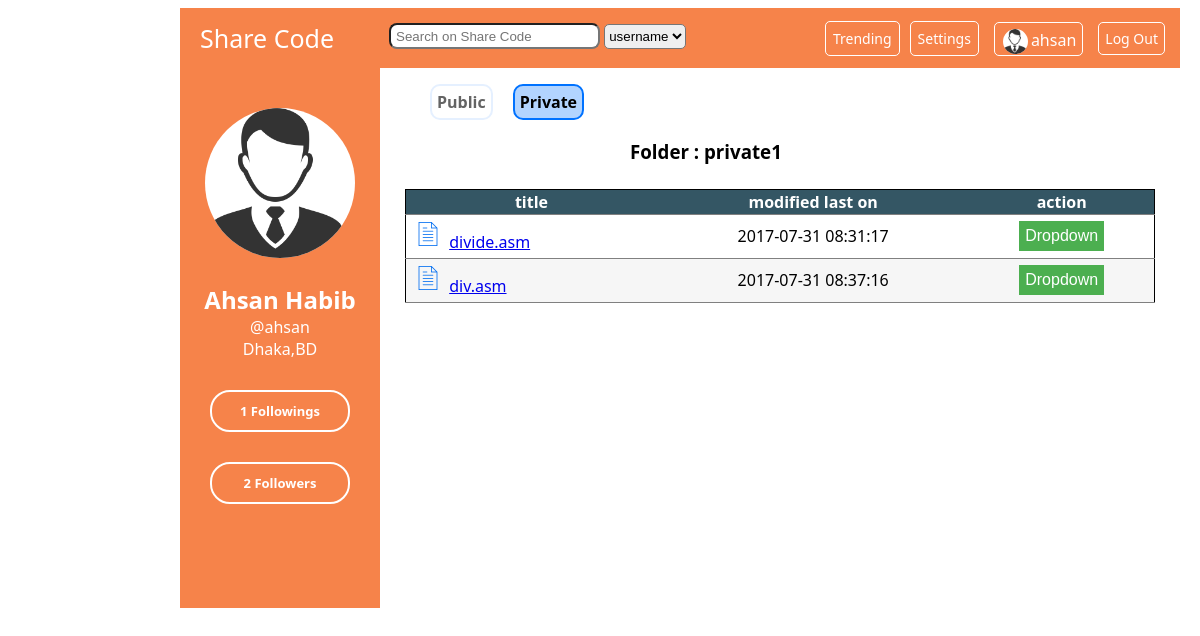
The app's page /private.php?folderid=12 (signed in) with its own data.
### tables this page shows
CREATE TABLE `folders` (
  `folderid` int(10) NOT NULL,
  `foldername` varchar(20) DEFAULT NULL,
  `category` varchar(20) DEFAULT NULL,
  `created` datetime DEFAULT NULL,
  `userid` int(10) DEFAULT NULL
);

CREATE TABLE `files` (
  `fileid` int(10) NOT NULL,
  `filename` varchar(200) DEFAULT NULL,
  `folderid` int(10) DEFAULT NULL,
  `created` datetime DEFAULT NULL,
  `userid` int(10) DEFAULT NULL
);

### private.php (the view, shortened to what this page needs)
<?php session_start();
include_once 'includes/config.php';
$me = $_SESSION['userid'];
$imgsrc = "pp/".$me;
if(!file_exists($imgsrc)){
    $imgsrc = "pp.png";
}
$sql= "SELECT * FROM follows INNER JOIN users ON follows.follower=users.userid WHERE followed=$me ";
$resultfrlist = mysqli_query($conn,$sql);
$numofr = mysqli_num_rows($resultfrlist);
$sql= "SELECT * FROM follows INNER JOIN users ON follows.followed=users.userid WHERE follower=$me ";
$resultfrlist = mysqli_query($conn,$sql);
$numog = mysqli_num_rows($resultfrlist);
?>
<!DOCTYPE html>
<html>
<head>
    <link rel="stylesheet" type="text/css" href="styles/pstyle.css">
    <link rel="stylesheet" type="text/css" href="styles/mstyle.css">
</head>
<body>
    <header class="personal_header">
        <a id="homelink" href="personal.php">Share Code</a>
        <form id="search" action="search.php">
            <input name="search" type="text" placeholder="Search on Share Code">
            <select name="soption" >
                <option value="username">username</option>
            </select>
        </form>
        <a id="logout" href="includes/logout.php"> Log Out </a>
        <a id="usernameh" href="personal.php">
            <img src="<?php echo $imgsrc;?>" height="25" width="25">
            <p id="usernamep">
                <?php echo $_SESSION['username']?> </p>
        </a>
        <a id="setting" href="setting.php">Settings</a>
        <a id="trend" href="popular.php"> Trending </a>
    </header>
    <div class="info">
        <div class="info_photo">
            <img src="<?php echo $imgsrc;?>" height="150" width="150">
        </div>
        <div class="info_details">
            <h2>
                <?php echo $_SESSION['firstname']." ".$_SESSION['lastname']  ?> </h2>
            <a href="personal.php">
                <?php echo "@".$_SESSION['username']; ?> </a>
            <p>
                <?php echo $_SESSION['mycity'].",".$_SESSION['mycon']; ?>
            </p>
        </div>
        <div class="info_social">
            <div class="info_socialf">
                <a href="followings.php"><?php echo $numog." ";?>Followings</a>
				<a href="followers.php"><?php echo $numofr." ";?>Followers</a> </div>
        </div>
    </div>
    <div class="main_wrapper">
        <nav class="nav">
            <ul>
                <li><a href="personal.php" >Public</a>
                </li>
                <li><a href="private.php"  id="current_nav">Private</a>
                </li>
            </ul>
        </nav>
        <main class="main">
            <div class="repo">
                <?php
					if(isset($_GET['folderid'])){
				?>
				<h3 style="margin-left:250px;"> <?php
					$sql = "SELECT * FROM folders WHERE folderid=".$_GET['folderid']." AND userid=".$_SESSION['userid'].";";
                            $result = mysqli_query($conn,$sql);
						$row = mysqli_fetch_assoc($result);
						echo "Folder : ".$row['foldername'];
					?>
				</h3>
                <table>
                    <tr>
                        <th> title </th>
                        <th> modified last on </th>
                        <th> action </th>
                    </tr>
                    <?php
                            $sql = "SELECT * FROM files WHERE folderid=".$_GET['folderid']." AND userid=".$_SESSION['userid'].";";
                            $result = mysqli_query($conn,$sql);
                            while($row = mysqli_fetch_assoc($result)){
                        ?>
                        <tr>
                            <td>
                                <?php $ref = "view.php?file=".$row['fileid']; ?>
                                <img src="icons/file.png" style="padding: 2px 5px;">
                                <a href= "<?php echo $ref; ?>">  <?php echo $row['filename'];?> </a>
                            </td>
                            <td style="text-align:center">
                                <?php echo $row['created'];?>
                            </td>
                            <td style="text-align:center">
                                <div class="dropdown">
                                    <button onclick="myFunction(this)" class="dropbtn">Dropdown</button>
                                </div>
                            </td>
                        </tr>
                        <?php
                            }
                        ?>
                </table>
                    <?php
					}
				?>
            </div>
        </main>
    </div>
</body>
</html>

### styles/pstyle.css (style rules this page uses)
body { margin-left: 180px; width: 1000px; font-family: Segoe UI; padding: 0px; }
.personal_header { clear: both; width: 100%; height: 60px; padding: 0px; background-color: #F6834A; background-color: #F6834A; color: white; overflow: hidden; }
.personal_header > a { text-decoration: none; color: white; }
#homelink { float: left; font-size: 25px; margin: 13px 20px; border: none; }
#search { float: left; width: auto; margin-top: 15px; margin-left: 35px; height: 30px; width: 300px; }
#search input { width: 200px; height: 20px; border-radius: 8px; padding-left: 5px; }
#search select { height: 25px; border-radius: 5px; }
#trend { float: right; margin: 13px 10px; padding: 7px; font-size: 14px; border-radius: 5px; border: 1px solid white; }
#setting { float: right; margin-top: 13px; margin-right: 15px; padding: 7px; border-radius: 5px; border: 1px solid white; font-size: 14px; }
#usernameh { float: right; width: auto; height: 20px; padding: 6px; margin: 14px 0px; border-radius: 5px; border: 1px solid white; }
.personal_header img { float: left; border-radius: 50%; background-color: white; margin: 0px 2px; }
#usernamep { float: right; margin-top: 0px; margin-left: 1px; }
#logout { float: right; padding: 6px; margin: 0px 15px; margin-top: 14px; font-size: 14px; border-radius: 5px; border: 1px solid white; }
.info { float: left; width: 200px; height: 500px; padding: 40px 0px 0px 0px; text-align: center; background-color: #F6834A; margin-bottom: 0px; }
.info_photo img { background-color: white; border-radius: 50%; }
.info_details h2 { margin-bottom: 0px; color: white; }
.info_details a { margin-top: 0px; margin-bottom: 0px; text-decoration: none; color: white; }
.info_details p { margin-top: 0px; margin-bottom: 0px; color: white; }
.info_socialf a { display: block; padding: 10px 0px; margin: 30px; font-weight: bold; font-size: 13px; text-decoration: none; border: 2px solid white; border-radius: 20px; color: white; }
.main_wrapper { float: right; width: 800px; margin-top: 0px; padding: 0px; background: ##e1e1e1; }
.nav { float: left; text-align: center; margin-top: 0px; }
.nav ul { list-style: none; }
.nav ul li { float: left; }
.nav ul li a { float: left; display: block; margin: 0px 10px; padding: 5px; font-weight: bold; text-decoration: none; border: 2px solid #e5f0ff; border-radius: 10px; color: #646464; }
#current_nav { background-color: #b2d4ff; color: black; border: 2px solid #0072ff; }
.main { float: left; background: WHITE; margin-top: 0px; }
table { border: 1px solid black; margin: 25px; border-collapse: collapse; width: 750px; text-align: left; }
th { background-color: #345664; color: white; text-align: center; }
td { padding: 5px 5px; }
tr { border-bottom: 1px solid grey; }
tr:nth-child(odd) { background-color: #f6f6f6; }
tr:nth-child(even) { background-color: white; }
td, th { border: none; }

### styles/mstyle.css (style rules this page uses)
.dropbtn { background-color: #4CAF50; color: white; padding: 6px; font-size: 16px; border: none; cursor: pointer; }
.dropdown { position: relative; display: inline-block; }

### records on screen
folders: foldername "private1"
files: filename "divide.asm", created "2017-07-31 08:31:17"
files: filename "div.asm", created "2017-07-31 08:37:16"

### other values on screen
$_SESSION['username'] "ahsan"
$_SESSION['firstname'] "Ahsan"
$_SESSION['lastname'] "Habib"
$_SESSION['mycity'] "Dhaka"
$_SESSION['mycon'] "BD"
$numog "1"
$numofr "2"
